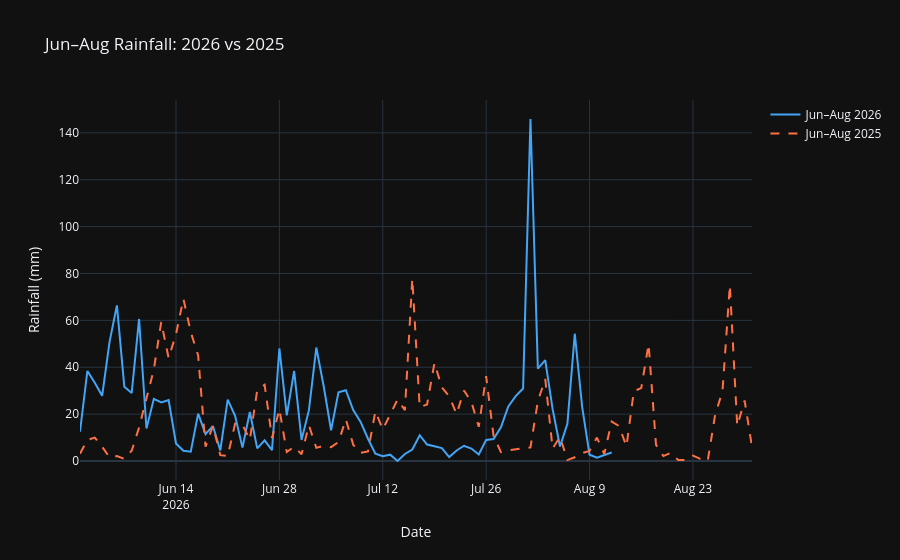

Notebook code for this chart:
### Markdown cell above
## Last Year — June to August (Comparison)

### Code cell
import requests, pandas as pd, plotly.graph_objects as go

start_year = pd.to_datetime(START_DATE).year
last_year  = start_year - 1

params_ly = {
    "latitude":   LATITUDE,
    "longitude":  LONGITUDE,
    "start_date": f"{last_year}-06-01",
    "end_date":   f"{last_year}-08-31",
    "daily":      ["rain_sum"],
    "timezone":   "Asia/Kolkata"
}
raw_ly = requests.get("https://archive-api.open-meteo.com/v1/archive", params=params_ly, timeout=30).json()["daily"]
df_ly = pd.DataFrame({"date": pd.to_datetime(raw_ly["time"]), "rainfall_mm": raw_ly["rain_sum"]})

fig5 = go.Figure()
fig5.add_scatter(x=jun_aug["date"], y=jun_aug["rainfall_mm"],
                 mode="lines", name=f"Jun–Aug {start_year}",
                 line=dict(color="#42a5f5", width=2))
# align last year's dates to this year for side-by-side comparison on the same x-axis
df_ly_aligned = df_ly.copy()
df_ly_aligned["date"] = df_ly_aligned["date"] + pd.DateOffset(years=1)
fig5.add_scatter(x=df_ly_aligned["date"], y=df_ly_aligned["rainfall_mm"],
                 mode="lines", name=f"Jun–Aug {last_year}",
                 line=dict(color="#ff7043", width=2, dash="dash"))
fig5.update_layout(
    title=f"Jun–Aug Rainfall: {start_year} vs {last_year}",
    xaxis_title="Date", yaxis_title="Rainfall (mm)",
    template="plotly_dark"
)
fig5.show()

print(f"\n{start_year} Jun–Aug total : {jun_aug['rainfall_mm'].sum():.1f} mm")
print(f"{last_year} Jun–Aug total  : {df_ly['rainfall_mm'].sum():.1f} mm")
